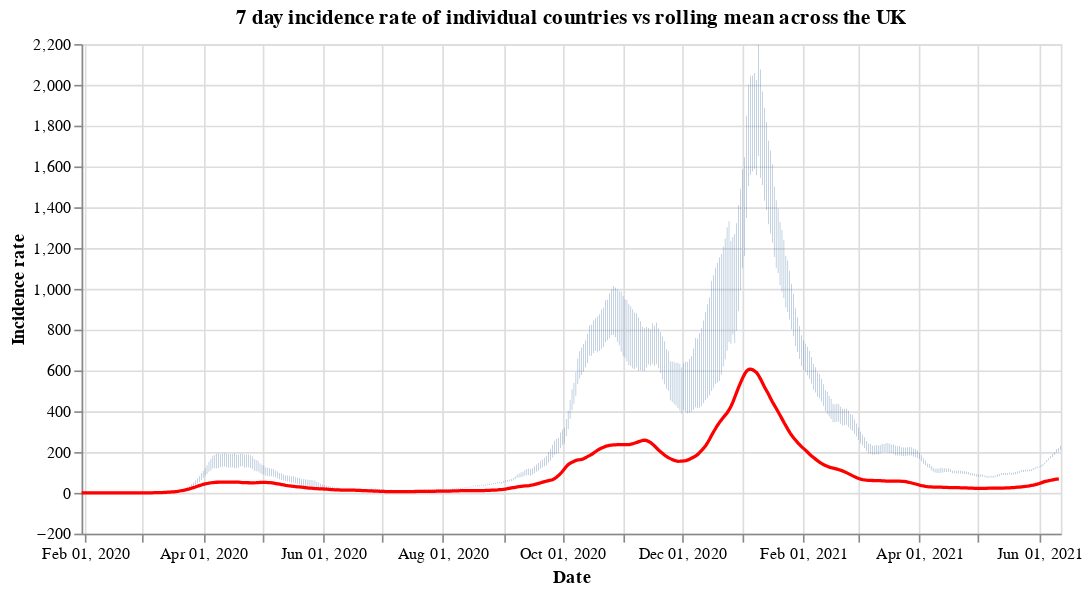

The cell this chart's notebook holds for it:
### Code cell
#collapse
countries = uk_cases['areaName'].unique()
countries.sort()

selection = alt.selection_single(
    name='Select',
    fields=['areaName'],
    init={'areaName': 'Wales'},
    bind={'areaName': alt.binding_select(options=countries)}
)

# scatter plot, modify opacity based on selection
bars = alt.Chart(uk_cases).mark_bar().add_selection(
    selection
).encode(
    x=alt.X("yearmonthdate(date):T", axis=alt.Axis(title='Date')),
    y=alt.Y("weeklyCasesRate:Q", axis=alt.Axis(title='Incidence rate')),
    tooltip='weeklyCasesRate:Q',
    opacity=alt.condition(selection, alt.value(1), alt.value(0))
).properties(title=f'7 day incidence rate of individual countries vs rolling mean across the UK', width=600)

line = alt.Chart(overview_cases).mark_line(
    color='red',
    size=2,
).transform_window(
    rolling_mean='mean(weeklyCasesRate)',
    frame=[0, 7]
).encode(
    x='yearmonthdate(date):T',
    y='rolling_mean:Q'
)

alt.layer(bars, line)

### Figure 1 — Vega-Lite specification as saved in the notebook (floating-point values rounded to 4 significant figures; data arrays with more than 128 entries replaced by an {"elided": "..."} marker saying what was removed)
{"config": {"view": {"continuousWidth": 400, "continuousHeight": 300}}, "layer": [{"data": {"name": "data-1ea21eab19a08f0e09c07719ad0ada57"}, "mark": "bar", "encoding": {"opacity": {"condition": {"value": 1, "selection": "Select"}, "value": 0}, "tooltip": {"type": "quantitative", "field": "weeklyCasesRate"}, "x": {"type": "temporal", "axis": {"title": "Date"}, "field": "date", "timeUnit": "yearmonthdate"}, "y": {"type": "quantitative", "axis": {"title": "Incidence rate"}, "field": "weeklyCasesRate"}}, "selection": {"Select": {"type": "single", "fields": ["areaName"], "init": {"areaName": "Wales"}, "bind": {"areaName": {"input": "select", "options": ["England", "Northern Ireland", "Scotland", "Wales"]}}}}, "title": "7 day incidence rate of individual countries vs rolling mean across the UK", "width": 600}, {"data": {"name": "data-bafdc6619013d931fdbcda82c5506c24"}, "mark": {"type": "line", "color": "red", "size": 2}, "encoding": {"x": {"type": "temporal", "field": "date", "timeUnit": "yearmonthdate"}, "y": {"type": "quantitative", "field": "rolling_mean"}}, "transform": [{"window": [{"op": "mean", "field": "weeklyCasesRate", "as": "rolling_mean"}], "frame": [0, 7]}]}], "$schema": "https://vega.github.io/schema/vega-lite/v4.8.1.json", "datasets": {"data-1ea21eab19a08f0e09c07719ad0ada57": {"elided": "1904 records"}, "data-bafdc6619013d931fdbcda82c5506c24": {"elided": "499 records"}}}
